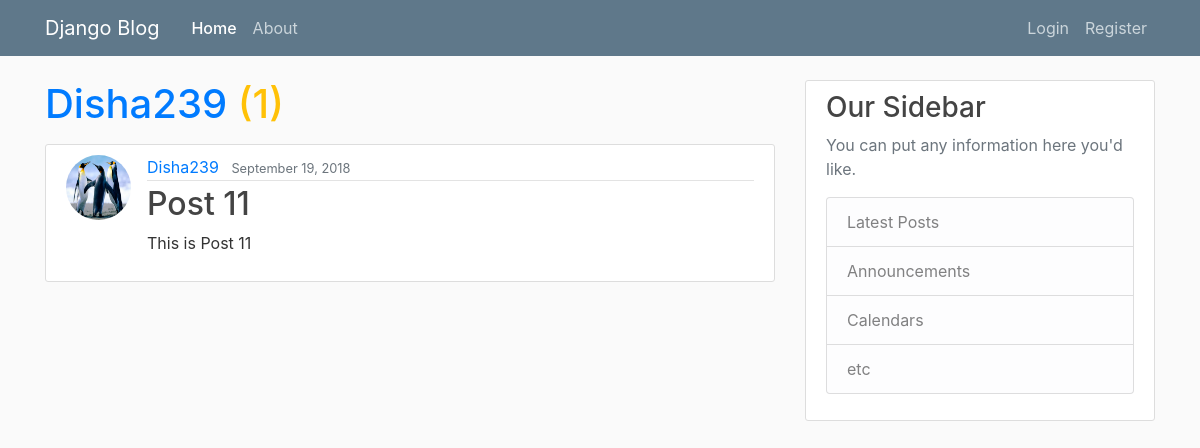
The page /user/Disha239 on the database as committed earlier.
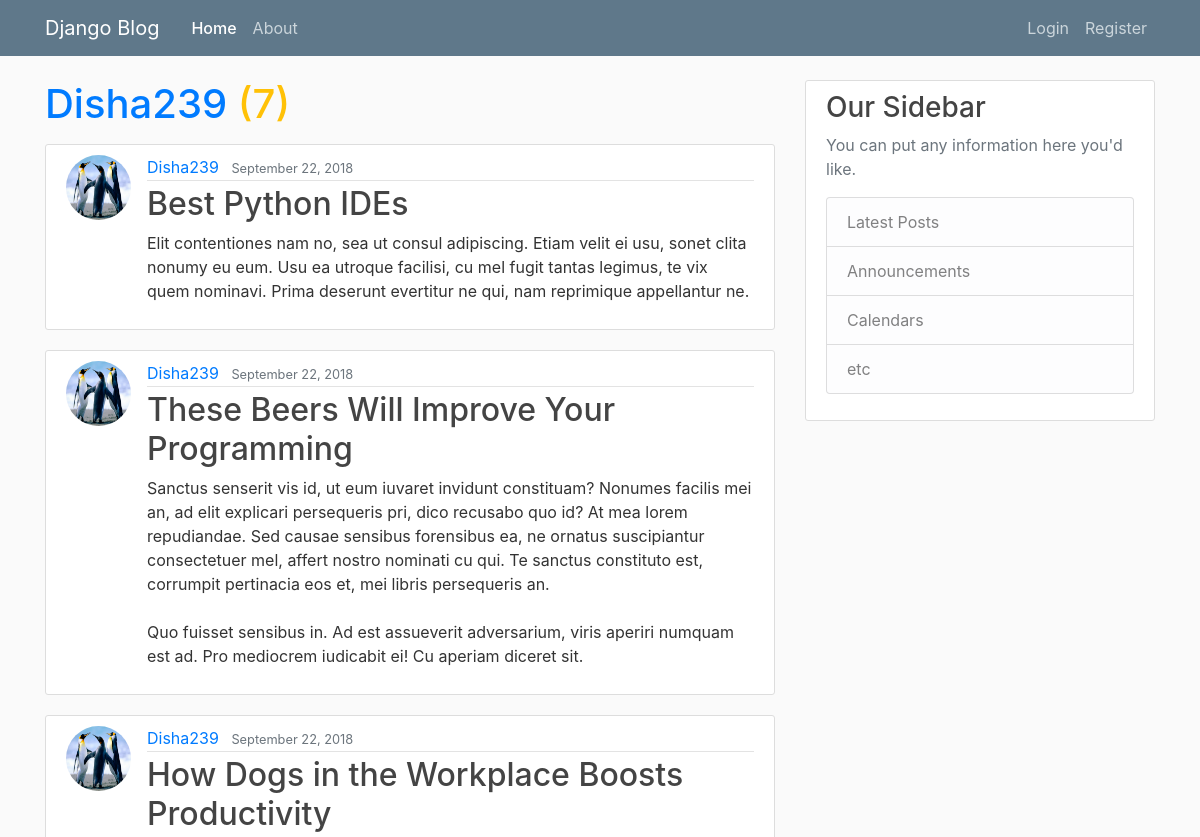
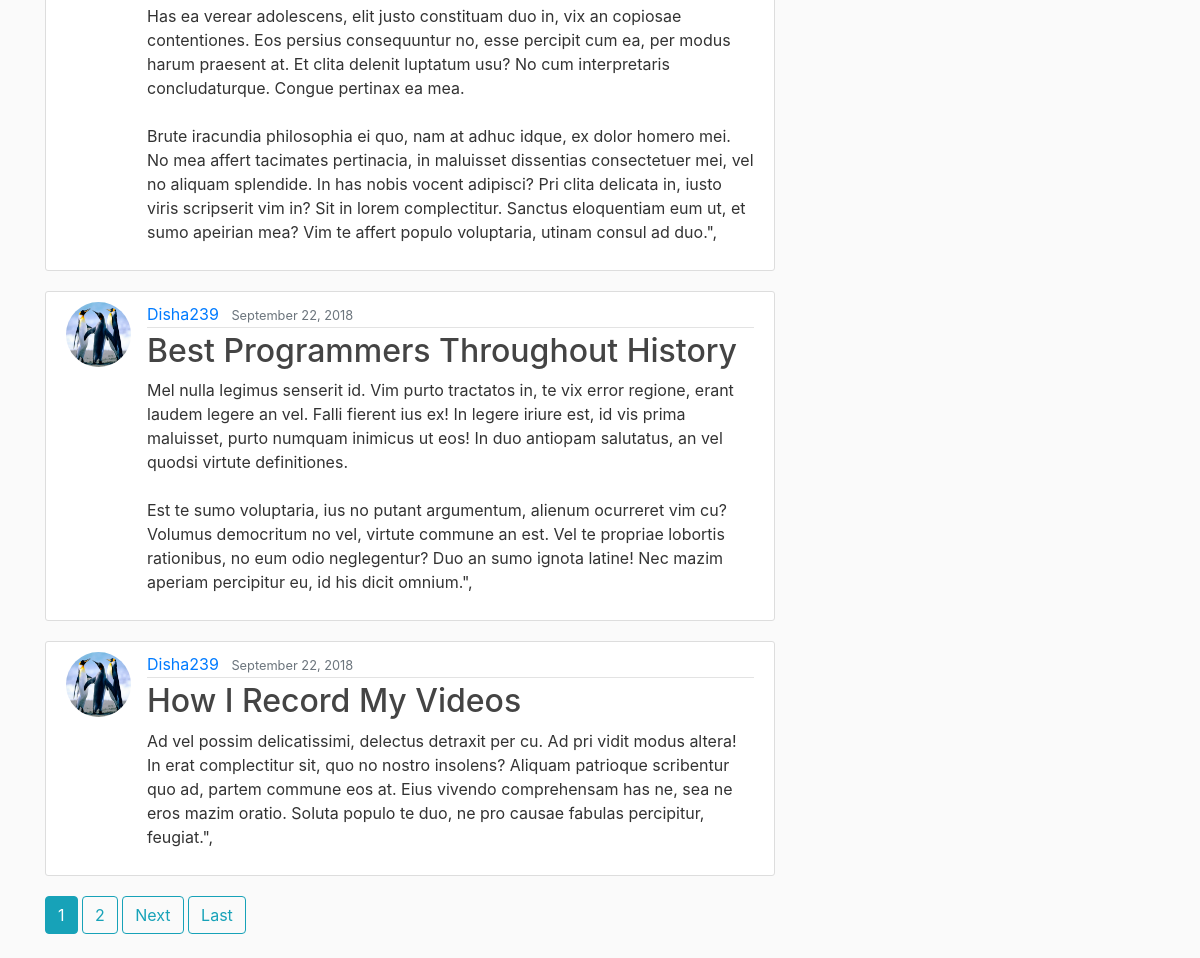
The same page on the database as committed later (2 pictures, top to bottom).
### blog/models.py (models this page shows, shortened)
class Post(models.Model):
	title = models.CharField(max_length=100)
	content = models.TextField()
	date_posted = models.DateTimeField(default = timezone.now)
	author = models.ForeignKey(User, on_delete = models.CASCADE)

### users/models.py (models this page shows, shortened)
class Profile(models.Model):
	user = models.OneToOneField(User, on_delete=models.CASCADE)
	image = models.ImageField(default = 'default.jpg', upload_to = 'profile_pics')

### blog/views.py (the view)
# urls.py: path('user/<str:username>', UserPostListView.as_view(), name='user-posts'),
class UserPostListView(ListView):
	model = User
	template_name = 'blog/user_posts.html'
	context_object_name = 'posts'
	ordering = ['-date_posted']
	paginate_by = 5
	ordering = ['-date_posted']
	def get_queryset(self):
		user = get_object_or_404(User, username=self.kwargs.get('username'))
		return Post.objects.filter(author=user)

### blog/templates/blog/user_posts.html (shortened to what this page needs)
{% extends "blog/base.html" %}
{% block home-active %}
	active
{% endblock home-active %}
{% block content %}
	<h1 class="mb-3"><span class="text-primary">{{ view.kwargs.username }}</span> <span class="text-warning">({{ page_obj.paginator.count }})</span></h1>
	{% for post in posts %}
		<article class="media content-section">
		  <img class = "rounded-circle article-img" src="{{ post.author.profile.image.url }}">
		  <div class="media-body">
		    <div class="article-metadata">
		      <a class="mr-2" href="{% url 'user-posts' post.author.username %}">{{ post.author }}</a>
		      <small class="text-muted">{{ post.date_posted|date:"F d, Y" }}</small>
		    </div>
		    <h2><a class="article-title" href="{% url 'post-detail' post.id %}">{{ post.title }}</a></h2>
		    <p class="article-content">{{ post.content }}</p>
		  </div>
		</article>
	{% endfor %}
	{% if is_paginated %}
		{% for num in page_obj.paginator.page_range %}
			{% if page_obj.number == num %}
				<a class ='btn btn-info mb-4' href="?page={{ num }}">{{ num }}</a>
			{% elif page_obj.number|add:'-3' < num and page_obj.number|add:'3' > num %}
				<a class ='btn btn-outline-info mb-4' href="?page={{ num }}">{{ num }}</a>
			{% endif %}
		{% endfor %}
		{% if page_obj.has_next %}
			<a class ='btn btn-outline-info mb-4' href="?page={{ page_obj.next_page_number }}">Next</a>
			<a class ='btn btn-outline-info mb-4' href="?page={{ page_obj.paginator.num_pages }}">Last</a>
		{% endif %}
	{% endif %}
{% endblock content %}

### blog/templates/blog/base.html (shortened to what this page needs)
{% load static %}
<!DOCTYPE html>
<html>
<head>
    <link rel="stylesheet" href="https://maxcdn.bootstrapcdn.com/bootstrap/4.0.0/css/bootstrap.min.css">
    <link href="https://cdnjs.cloudflare.com/ajax/libs/font-awesome/4.7.0/css/font-awesome.min.css" rel="stylesheet">
  <link rel="stylesheet" href="css/font_awesome/font-awesome.css">
    <link rel="stylesheet" type="text/css" href="{% static 'blog/main.css' %}">
</head>
<body>
	<header class="site-header">
  <nav class="navbar navbar-expand-md navbar-dark bg-steel fixed-top">
    <div class="container">
      <a class="navbar-brand mr-4" href="/">Django Blog</a>
      <div class="collapse navbar-collapse" id="navbarToggle">
        <div class="navbar-nav mr-auto">
          <a class="nav-item nav-link {% block home-active %}{% endblock %}" href="{% url 'blog-home' %}">Home</a>
          <a class="nav-item nav-link {% block about-active %}{% endblock %}" href="{% url 'blog-about' %}">About</a>
        </div>
        <div class="navbar-nav">
          {% if user.is_authenticated %}
            <a class="nav-item nav-link {% block create-active %}{% endblock %}" href="{%  url 'post-create' %}">Create Post</a>
            <a class="nav-item nav-link {% block profile-active %}{% endblock %}" href="{%  url 'profile' %}">Profile</a>
            <a class="nav-item nav-link {% block logout-active %}{% endblock %}" href="{%  url 'logout' %}">Logout</a>
            <a class="nav-item nav-link {% block user-active %}{% endblock %}" href="{%  url 'profile' %}"><i class="fa fa-smile-o" aria-hidden="true"></i> {{user.username}}</a>
          {% else %}
            <a class="nav-item nav-link {% block login-active %}{% endblock %}" href="{%  url 'login' %}">Login</a>
            <a class="nav-item nav-link {% block register-active %}{% endblock %}" href="{%  url 'register' %}">Register</a>
          {% endif %}
        </div>
      </div>
    </div>
  </nav>
</header>
<main role="main" class="container">
  <div class="row">
    <div class="col-md-8">
      {% block content %}{% endblock %}
    </div>
    <div class="col-md-4">
      <div class="content-section">
        <h3>Our Sidebar</h3>
        <p class='text-muted'>You can put any information here you'd like.
          <ul class="list-group">
            <li class="list-group-item list-group-item-light">Latest Posts</li>
            <li class="list-group-item list-group-item-light">Announcements</li>
            <li class="list-group-item list-group-item-light">Calendars</li>
            <li class="list-group-item list-group-item-light">etc</li>
          </ul>
        </p>
      </div>
    </div>
  </div>
</main>
  </body>
</body>
</html>

### blog/static/blog/main.css (style rules this page uses)
body { background: #fafafa; color: #333333; margin-top: 5rem; }
h1, h2, h3, h4, h5, h6 { color: #444444; }
ul { margin: 0; }
.bg-steel { background-color: #5f788a; }
.site-header .navbar-nav .nav-link { color: #cbd5db; }
.site-header .navbar-nav .nav-link.active { font-weight: 500; }
.content-section { background: #ffffff; padding: 10px 20px; border: 1px solid #dddddd; border-radius: 3px; margin-bottom: 20px; }
.article-title { color: #444444; }
.article-content { white-space: pre-line; }
.article-img { height: 65px; width: 65px; margin-right: 16px; }
.article-metadata { padding-bottom: 1px; margin-bottom: 4px; border-bottom: 1px solid #e3e3e3 }

Rows that differ between the two databases and show on the page:
removed Post: author.profile.image (picture), author "Disha239", date_posted "September 19, 2018", title "Post 11", content "This is Post 11"
added Post: author.profile.image (picture), author "Disha239", date_posted "September 22, 2018", title "Best Python IDEs", content "Elit contentiones nam no, sea ut consul adipiscing. Etiam velit ei usu, sonet clita nonumy eu eum. Usu ea utroque facilisi, cu mel fugit tantas legimus, te vix quem nominavi. Prima deserunt evertitur ne qui, nam reprimique appellantur ne."
added Post: author.profile.image (picture), author "Disha239", date_posted "September 22, 2018", title "These Beers Will Improve Your Programming", content "Sanctus senserit vis id, ut eum iuvaret invidunt constituam? Nonumes facilis mei an, ad elit explicari persequeris pri, dico recusabo quo id? At mea lorem repudiandae. Sed causae sensibus forensibus ea, ne ornatus suscipiantur consectetuer mel, affert nostro nominati cu qui. Te sanctus constituto est, corrumpit pertinacia eos et, mei libris persequeris an. Quo fuisset sensibus in. Ad est assueverit adversarium, viris aperiri numquam est ad. Pro mediocrem iudicabit ei! Cu aperiam diceret sit."
added Post: author.profile.image (picture), author "Disha239", date_posted "September 22, 2018", title "How Dogs in the Workplace Boosts Productivity", content "Has ea verear adolescens, elit justo constituam duo in, vix an copiosae contentiones. Eos persius consequuntur no, esse percipit cum ea, per modus harum praesent at. Et clita delenit luptatum usu? No cum interpretaris concludaturque. Congue pertinax ea mea. Brute iracundia philosophia ei quo, nam at adhuc idque, ex dolor homero mei. No mea affert tacimates pertinacia, in maluisset dissentias consectetuer mei, vel no aliquam splendide. In has nobis vocent adipisci? Pri clita delicata in, iusto viris scripserit vim in? Sit in lorem complectitur. Sanctus eloquentiam eum ut, et sumo apeirian mea? Vim te affert populo voluptaria, utinam consul ad duo.\","
added Post: author.profile.image (picture), author "Disha239", date_posted "September 22, 2018", title "Best Programmers Throughout History", content "Mel nulla legimus senserit id. Vim purto tractatos in, te vix error regione, erant laudem legere an vel. Falli fierent ius ex! In legere iriure est, id vis prima maluisset, purto numquam inimicus ut eos! In duo antiopam salutatus, an vel quodsi virtute definitiones. Est te sumo voluptaria, ius no putant argumentum, alienum ocurreret vim cu? Volumus democritum no vel, virtute commune an est. Vel te propriae lobortis rationibus, no eum odio neglegentur? Duo an sumo ignota latine! Nec mazim aperiam percipitur eu, id his dicit omnium.\","
added Post: author.profile.image (picture), author "Disha239", date_posted "September 22, 2018", title "How I Record My Videos", content "Ad vel possim delicatissimi, delectus detraxit per cu. Ad pri vidit modus altera! In erat complectitur sit, quo no nostro insolens? Aliquam patrioque scribentur quo ad, partem commune eos at. Eius vivendo comprehensam has ne, sea ne eros mazim oratio. Soluta populo te duo, ne pro causae fabulas percipitur, feugiat.\","
Other text that changed with them:
{{ page_obj.paginator.count }}: "1" → "7"
new list line: "1"
new list line: "2"
text now shown: "Next Last"
